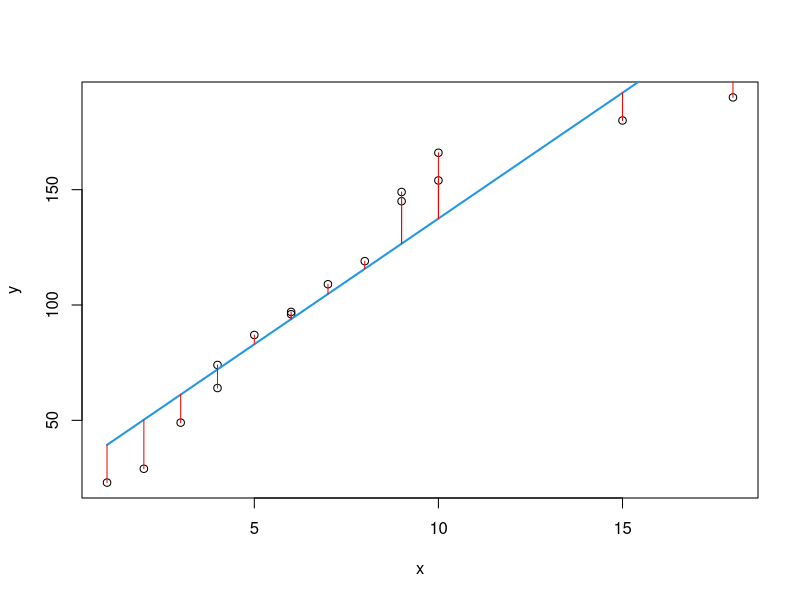

Source code (R):
setwd("~/RStudioProjects/MVE190/labs")

repair1 <- data.frame(units=c(1,2,3,4,4,5,6,6,7,8,9,9,10,10,15,18),
                      minutes=c(23,29,49,64,74,87,96,97,109,119,149,145,154,166,180,190))
write.table(repair1,file="repair.txt",sep="\t")

# repair1 <- read.table("https://tinyurl.com/y8av4xfn",header=TRUE,sep="\t")

x <- repair1$units
y <- repair1$minutes
plot(x,y)

model <- lm(minutes~units, data = repair1)
lines(x,model$fit,lwd=2,col=4)

b1 <- c((x-mean(x))%*%(y-mean(y)))/c((x-mean(x))%*%(x-mean(x)))
b0 <- mean(y)-b1*mean(x)

# the slope is minutes/units; the time per number of units in the computer

service_12 <- b0+b1*12

new.df <- data.frame(units=c(12))
predict(model,new.df)

pre <- predict(model)
segments(x,y,x,pre,col = "red")
